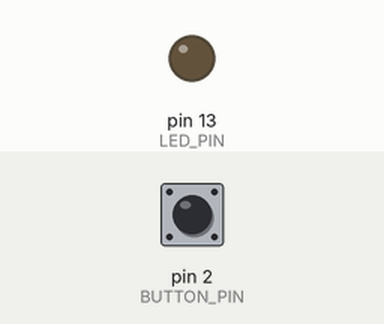
This sketch was run on a simulated Arduino Uno, built with avr-gcc and run on an emulated ATmega328P. Shown: output pins drawn as LEDs (lit = HIGH). The inputs (shaded band) are chosen by the test bench; at power-on: pin 2 (BUTTON_PIN) HIGH.

Above: at 1.2 s.
1.3 s: pin 2 (BUTTON_PIN) pulled LOW for 0.15 s
At 1.6 s:
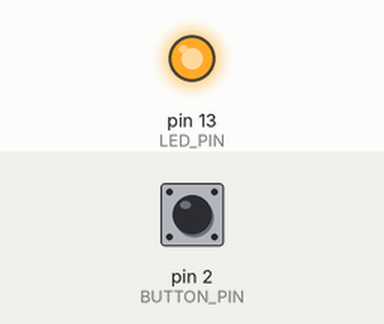
2.9 s: pin 2 (BUTTON_PIN) pulled LOW for 1 s
At 4.0 s:
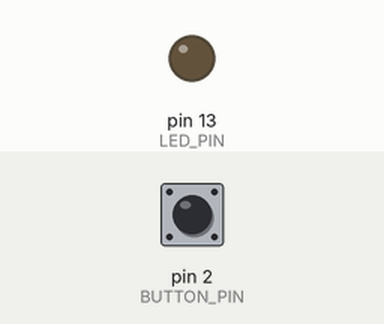
5.4 s: pin 2 (BUTTON_PIN) pulled LOW for 3.2 s
At 5.9 s:
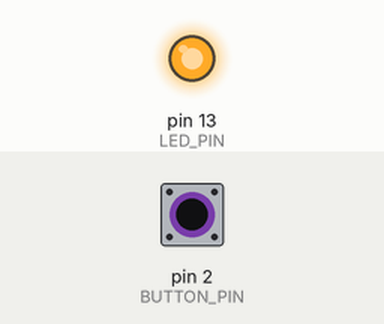
Timing chart, 0 to 8.4 s (numbered marks = the images above; inputs shaded):
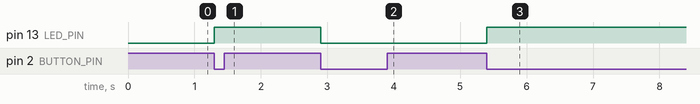

Measured:
- after the input at 1.3 s, pin 13 (LED_PIN): LOW → HIGH at once
- after the input at 2.9 s, pin 13 (LED_PIN): HIGH → LOW at once
- after the input at 5.4 s, pin 13 (LED_PIN): LOW → HIGH at once

The sketch:

l04-interrupts.ino
```cpp
/* Lab 4A: Button read with polling.

  Polling: "actively sampling the status of an external device by a
  client program as a synchronous activity.

  I've done this several times already, but the idea is to read
  a button press (a pin's value) by checking its value on every
  iteration of the loop.
*/

// constexpr uint16_t BUTTON_PIN = 12;
// constexpr uint16_t LED_PIN = 13;

// // This is the actual state of the system
// enum class LedState {
//   ON, OFF
// };

// // The button's "state" is not part of the actual state of the system!
// // It is just used for edge detection.
// enum class ButtonLevel {
//   ON, OFF
// };

// LedState led_state;
// ButtonLevel previous_button_level;
// ButtonLevel current_button_level;

// void setup() {
//   // Configure the pins
//   pinMode(BUTTON_PIN, INPUT_PULLUP);
//   pinMode(LED_PIN, OUTPUT);

//   // Set initial conditions
//   led_state = LedState::OFF;
//   previous_button_level = ButtonLevel::OFF;
//   current_button_level = ButtonLevel::OFF;

//   // Apply the ICs
//   update_outputs();
// }

// void loop() {
//   // Read the value of the button
//   current_button_level = (digitalRead(BUTTON_PIN) == LOW ? ButtonLevel::ON : ButtonLevel::OFF);
//   // Check for a "rising edge"
//   if ((current_button_level == ButtonLevel::ON)&&(previous_button_level == ButtonLevel::OFF)) {
//     // toggle the state
//     led_state = (led_state == LedState::OFF ? LedState::ON : LedState::OFF);
//     update_outputs();
//   }
//   previous_button_level = current_button_level;

// }

// void update_outputs() {
//   digitalWrite(LED_PIN,
//     (led_state == LedState::ON) ? HIGH : LOW
//   );
// }

/* Lab 4B: Button read with interrupts.

  Instead of having the CPU (loop()) actively polling for the
  button press, we can register it as an interrupt.

  I've done this several times already, but the idea is to read
  a button press (a pin's value) by checking its value on every
  iteration of the loop.
*/

constexpr uint16_t BUTTON_PIN = 2; // moved this to an interrupt-capable pin
constexpr uint16_t LED_PIN = 13;
constexpr uint8_t DEBOUNCE_TIME_MS = 50;

// This is the actual state of the system
enum class LedState {
  ON, OFF
};

volatile bool button_pressed = false;
unsigned long time_last_pressed;
LedState led_state;

void setup() {
  // Configure the pins
  pinMode(BUTTON_PIN, INPUT_PULLUP);
  pinMode(LED_PIN, OUTPUT);

  // Set initial conditions
  led_state = LedState::OFF;
  button_pressed = false;
  time_last_pressed = millis();

  // Apply the ICs
  update_outputs();

  attachInterrupt(digitalPinToInterrupt(BUTTON_PIN), button_isr, FALLING);
}

// This callback is invoked when the button is pressed
// Mode (third argument) can be LOW, CHANGE, RISING, FALLING
void button_isr() {
  button_pressed = true;
}

void loop() {
  if (button_pressed) {
    // Note: an interrupt could technically interrupt this block!
    button_pressed = false; // reset the interrupt trigger

    // Debouncing
    unsigned long now = millis();
    if (now - time_last_pressed > DEBOUNCE_TIME_MS) {
      time_last_pressed = now;
      led_state = (led_state == LedState::OFF) ? LedState::ON : LedState::OFF; // toggle LED state
      update_outputs();
    }

  }
}

void update_outputs() {
  digitalWrite(LED_PIN, (led_state == LedState::ON) ? HIGH : LOW);
}

/* With polling, loop() detects the edge.
With interrupts, the ISR detects the edge and the loop() handles the event.
*/
```
